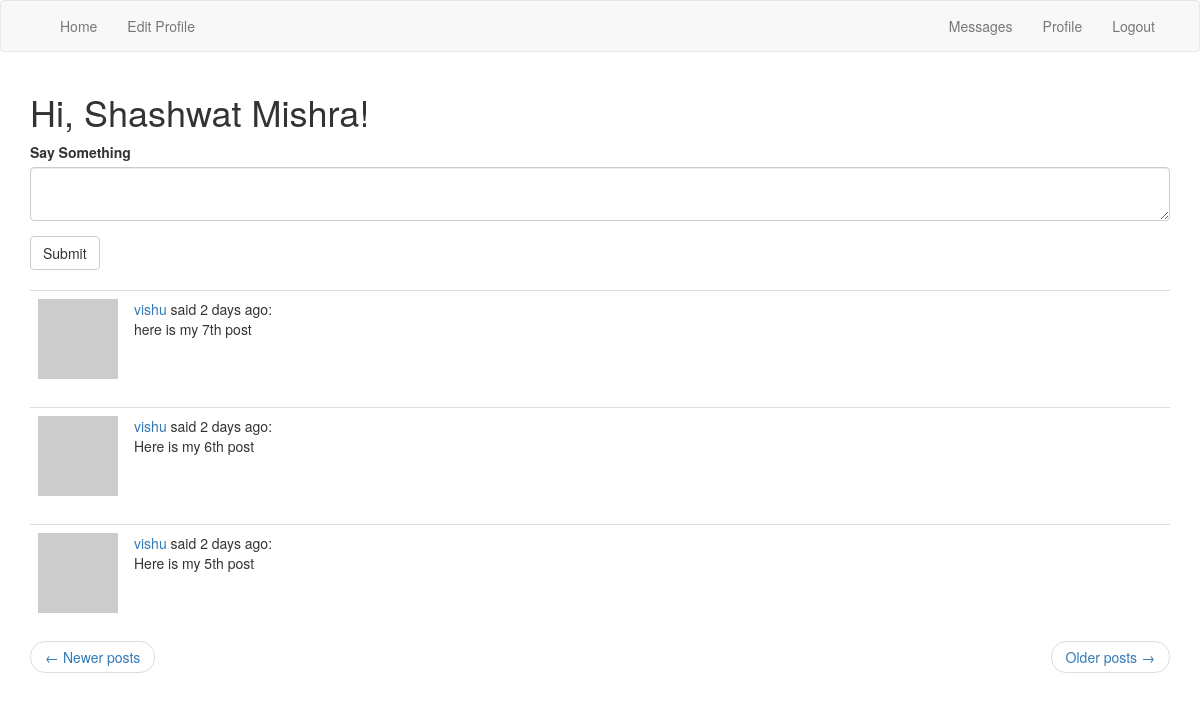
Page /index?page=2 (signed in) on the committed database.
### app/models.py (models this page shows, shortened)
class User(UserMixin, db.Model):
    id = db.Column(db.Integer, primary_key=True)
    username = db.Column(db.String(64), index=True, unique=True)
    email = db.Column(db.String(120), index=True, unique=True)
    password_hash = db.Column(db.String(128))
    posts = db.relationship('Post', backref='author', lazy='dynamic')
    about_me = db.Column(db.String(140))
    last_seen = db.Column(db.DateTime, default=datetime.utcnow)
    relationship_status = db.Column(db.String)
    gender = db.Column(db.String)
    country = db.Column(db.String)
    message_sent = db.relationship('Message', foreign_keys='Message.sender_id', backref='author', lazy='dynamic')
    message_received = db.relationship('Message', foreign_keys='Message.receiver_id', backref='reader', lazy='dynamic')
    last_message_seen = db.Column(db.DateTime)
    followed = db.relationship('User', secondary=followers, primaryjoin=(followers.c.follower_id == id),
                               secondaryjoin=(followers.c.followed_id == id),
                               backref=db.backref('followers', lazy='dynamic'), lazy='dynamic')
    def avatar(self,size):
        digest = md5(self.email.lower().encode('utf-8')).hexdigest()
        return 'https://www.gravatar.com/avatar/{}?d=identicon&s={}'.format(
            digest, size)
    def followed_posts(self):
        return Post.query.join(
            followers, (followers.c.followed_id == Post.user_id)).filter(
            followers.c.follower_id == self.id).order_by(
            Post.timestamp.desc())
    def new_messages(self):
        last_read_time = self.last_message_seen or datetime(1900, 1, 1)
        return Message.query.filter_by(reader=self).filter(
            Message.timestamp > last_read_time).count()

class Post(db.Model):
    id = db.Column(db.Integer, primary_key=True)
    body = db.Column(db.String(140))
    timestamp = db.Column(db.DateTime, index=True, default=datetime.utcnow)
    user_id = db.Column(db.Integer, db.ForeignKey('user.id'))

### app/routes.py (the view)
@app.route('/')
@app.route('/index')
@app.route('/',methods=['GET', 'POST'])
@app.route('/index',methods=['GET', 'POST'])
@login_required
def index():
    form = StatusUpdate()
    if form.validate_on_submit():
        post = Post(body=form.post.data, author=current_user)
        db.session.add(post)
        db.session.commit()
        flash('Status is updated')
        return redirect(url_for('index'))
    page = request.args.get('page', 1, type=int)
    posts = current_user.followed_posts().paginate(page, app.config['POST_PER_PAGE'], False)
    if posts.next_num :
        next_url = url_for('index', page=posts.next_num)
    else :
        next_url = None
    if posts.prev_num :
        prev_url = url_for('index', page=posts.prev_num)
    else :
        prev_url = None
    return render_template('index.html', title='Timeline', posts=posts.items, form=form, next_url=next_url, prev_url=prev_url)

### app/forms.py
class StatusUpdate(FlaskForm):
    post = TextAreaField('Say Something',validators=[Length(min=0,max= 300)])
    submit = SubmitField('Submit')

### app/models.py (called while the page is built)
@login.user_loader
def load_user(id):
    return User.query.get(int(id))

### app/routes.py (called while the page is built)
@app.before_request
def before_request():
    if current_user.is_authenticated :
        current_user.last_seen = datetime.utcnow()
        db.session.commit()

### app/templates/index.html
{% extends "base.html" %}
{% import 'bootstrap/wtf.html' as wtf %}
{% block app_content %}
    <h1>Hi, {{ current_user.username }}!</h1>
    {% if form %}
    {{ wtf.quick_form(form) }}
    <br>
    {% endif %}
    {% for post in posts %}
    <table class="table table-hover">
        <tr>
            <td width="70px">
                <a href="{{ url_for('user', username=post.author.username) }}">
                    <img src="{{ post.author.avatar(70) }}" />
                </a>
            </td>
            <td>
                <a href="{{ url_for('user', username=post.author.username) }}">
                    {{ post.author.username }}
                </a>
                said {{ moment(post.timestamp).fromNow() }}:
                <br>
                {{ post.body }}
            </td>
        </tr>
</table>
    {% endfor %}
    <nav aria-label="...">
        <ul class="pager">
            <li class="previous{% if not prev_url %} disabled{% endif %}">
                <a href="{{ prev_url or '#' }}">
                    <span aria-hidden="true">&larr;</span> Newer posts
                </a>
            </li>
            <li class="next{% if not next_url %} disabled{% endif %}">
                <a href="{{ next_url or '#' }}">
                    Older posts <span aria-hidden="true">&rarr;</span>
                </a>
            </li>
        </ul>
    </nav>
{% endblock %}

### rows in the picture
User: username "Shashwat Mishra"
Post: author.username "vishu", timestamp "2 days ago", body "here is my 7th post"
Post: author.username "vishu", timestamp "2 days ago", body "Here is my 6th post"
Post: author.username "vishu", timestamp "2 days ago", body "Here is my 5th post"
